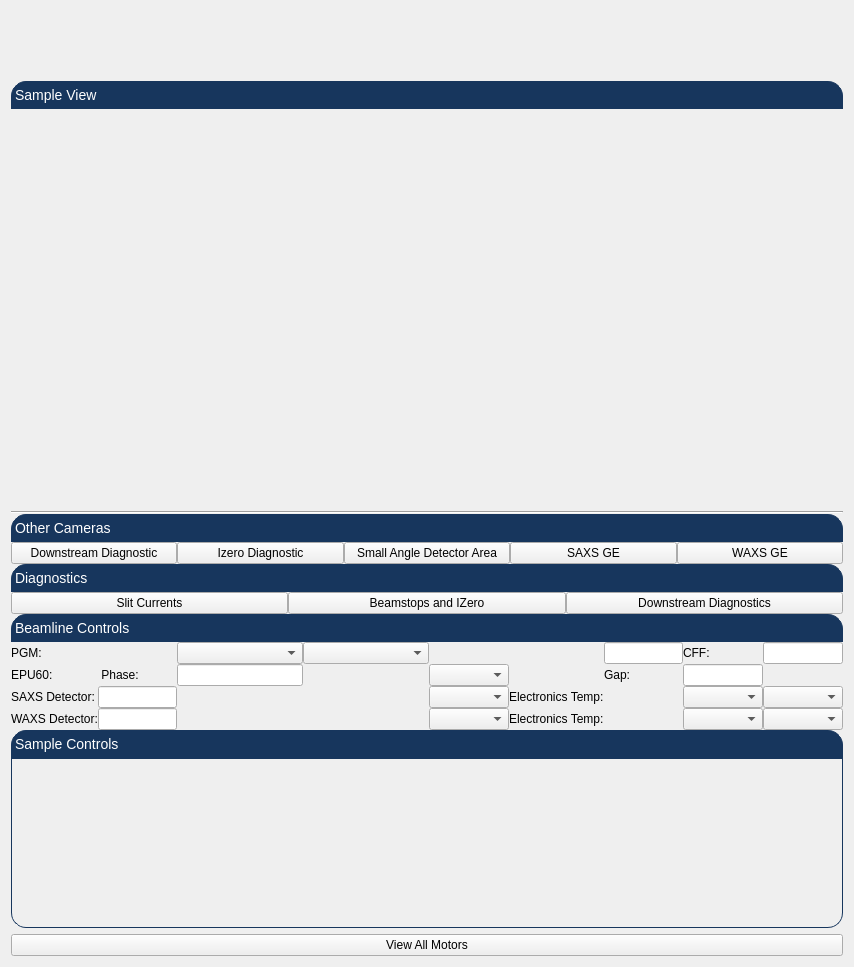
<?xml version="1.0" encoding="UTF-8"?>
<ui version="4.0">
 <class>Form</class>
 <widget class="QWidget" name="Form">
  <property name="geometry">
   <rect>
    <x>0</x>
    <y>0</y>
    <width>854</width>
    <height>967</height>
   </rect>
  </property>
  <property name="sizePolicy">
   <sizepolicy hsizetype="Preferred" vsizetype="Preferred">
    <horstretch>0</horstretch>
    <verstretch>0</verstretch>
   </sizepolicy>
  </property>
  <property name="minimumSize">
   <size>
    <width>854</width>
    <height>967</height>
   </size>
  </property>
  <property name="acceptDrops">
   <bool>false</bool>
  </property>
  <property name="windowTitle">
   <string>RSoXS Main</string>
  </property>
  <layout class="QVBoxLayout" name="verticalLayout_2">
   <item>
    <layout class="QVBoxLayout" name="verticalLayout">
     <property name="spacing">
      <number>0</number>
     </property>
     <item>
      <widget class="PyDMEmbeddedDisplay" name="PyDMEmbeddedDisplay_3">
       <property name="sizePolicy">
        <sizepolicy hsizetype="Preferred" vsizetype="MinimumExpanding">
         <horstretch>0</horstretch>
         <verstretch>0</verstretch>
        </sizepolicy>
       </property>
       <property name="maximumSize">
        <size>
         <width>16777215</width>
         <height>70</height>
        </size>
       </property>
       <property name="toolTip">
        <string/>
       </property>
       <property name="macros" stdset="0">
        <string/>
       </property>
       <property name="filename" stdset="0">
        <string>RSoXSVacuumMINI.ui</string>
       </property>
      </widget>
     </item>
     <item>
      <widget class="QLabel" name="label_2">
       <property name="styleSheet">
        <string notr="true">QLabel {
        qproperty-alignment: AlignCenter;
	border: 1px solid #FF17365D;
	border-top-left-radius: 15px;
	border-top-right-radius: 15px;
	background-color: #FF17365D;
	padding: 5px 0px;
	color: rgb(255, 255, 255);
	max-height: 25px;
        font-size: 14px;
}
</string>
       </property>
       <property name="text">
        <string>Sample View</string>
       </property>
      </widget>
     </item>
     <item>
      <widget class="PyDMEmbeddedDisplay" name="PyDMEmbeddedDisplay">
       <property name="sizePolicy">
        <sizepolicy hsizetype="Preferred" vsizetype="MinimumExpanding">
         <horstretch>0</horstretch>
         <verstretch>0</verstretch>
        </sizepolicy>
       </property>
       <property name="toolTip">
        <string/>
       </property>
       <property name="macros" stdset="0">
        <string>{&quot;CAM&quot;:&quot;XF:07ID1-ES:1{Scr:2}&quot;}</string>
       </property>
       <property name="filename" stdset="0">
        <string>camera.ui</string>
       </property>
      </widget>
     </item>
     <item>
      <widget class="Line" name="line">
       <property name="orientation">
        <enum>Qt::Horizontal</enum>
       </property>
      </widget>
     </item>
     <item>
      <widget class="QLabel" name="label_3">
       <property name="maximumSize">
        <size>
         <width>16777215</width>
         <height>37</height>
        </size>
       </property>
       <property name="palette">
        <palette>
         <active>
          <colorrole role="WindowText">
           <brush brushstyle="SolidPattern">
            <color alpha="255">
             <red>255</red>
             <green>255</green>
             <blue>255</blue>
            </color>
           </brush>
          </colorrole>
          <colorrole role="Button">
           <brush brushstyle="SolidPattern">
            <color alpha="255">
             <red>23</red>
             <green>54</green>
             <blue>93</blue>
            </color>
           </brush>
          </colorrole>
          <colorrole role="Text">
           <brush brushstyle="SolidPattern">
            <color alpha="255">
             <red>255</red>
             <green>255</green>
             <blue>255</blue>
            </color>
           </brush>
          </colorrole>
          <colorrole role="ButtonText">
           <brush brushstyle="SolidPattern">
            <color alpha="255">
             <red>255</red>
             <green>255</green>
             <blue>255</blue>
            </color>
           </brush>
          </colorrole>
          <colorrole role="Base">
           <brush brushstyle="SolidPattern">
            <color alpha="255">
             <red>23</red>
             <green>54</green>
             <blue>93</blue>
            </color>
           </brush>
          </colorrole>
          <colorrole role="Window">
           <brush brushstyle="SolidPattern">
            <color alpha="255">
             <red>23</red>
             <green>54</green>
             <blue>93</blue>
            </color>
           </brush>
          </colorrole>
         </active>
         <inactive>
          <colorrole role="WindowText">
           <brush brushstyle="SolidPattern">
            <color alpha="255">
             <red>255</red>
             <green>255</green>
             <blue>255</blue>
            </color>
           </brush>
          </colorrole>
          <colorrole role="Button">
           <brush brushstyle="SolidPattern">
            <color alpha="255">
             <red>23</red>
             <green>54</green>
             <blue>93</blue>
            </color>
           </brush>
          </colorrole>
          <colorrole role="Text">
           <brush brushstyle="SolidPattern">
            <color alpha="255">
             <red>255</red>
             <green>255</green>
             <blue>255</blue>
            </color>
           </brush>
          </colorrole>
          <colorrole role="ButtonText">
           <brush brushstyle="SolidPattern">
            <color alpha="255">
             <red>255</red>
             <green>255</green>
             <blue>255</blue>
            </color>
           </brush>
          </colorrole>
          <colorrole role="Base">
           <brush brushstyle="SolidPattern">
            <color alpha="255">
             <red>23</red>
             <green>54</green>
             <blue>93</blue>
            </color>
           </brush>
          </colorrole>
          <colorrole role="Window">
           <brush brushstyle="SolidPattern">
            <color alpha="255">
             <red>23</red>
             <green>54</green>
             <blue>93</blue>
            </color>
           </brush>
          </colorrole>
         </inactive>
         <disabled>
          <colorrole role="WindowText">
           <brush brushstyle="SolidPattern">
            <color alpha="255">
             <red>255</red>
             <green>255</green>
             <blue>255</blue>
            </color>
           </brush>
          </colorrole>
          <colorrole role="Button">
           <brush brushstyle="SolidPattern">
            <color alpha="255">
             <red>23</red>
             <green>54</green>
             <blue>93</blue>
            </color>
           </brush>
          </colorrole>
          <colorrole role="Text">
           <brush brushstyle="SolidPattern">
            <color alpha="255">
             <red>255</red>
             <green>255</green>
             <blue>255</blue>
            </color>
           </brush>
          </colorrole>
          <colorrole role="ButtonText">
           <brush brushstyle="SolidPattern">
            <color alpha="255">
             <red>255</red>
             <green>255</green>
             <blue>255</blue>
            </color>
           </brush>
          </colorrole>
          <colorrole role="Base">
           <brush brushstyle="SolidPattern">
            <color alpha="255">
             <red>23</red>
             <green>54</green>
             <blue>93</blue>
            </color>
           </brush>
          </colorrole>
          <colorrole role="Window">
           <brush brushstyle="SolidPattern">
            <color alpha="255">
             <red>23</red>
             <green>54</green>
             <blue>93</blue>
            </color>
           </brush>
          </colorrole>
         </disabled>
        </palette>
       </property>
       <property name="font">
        <font>
         <pointsize>-1</pointsize>
        </font>
       </property>
       <property name="styleSheet">
        <string notr="true">QLabel {
        qproperty-alignment: AlignCenter;
	border: 1px solid #FF17365D;
	border-top-left-radius: 15px;
	border-top-right-radius: 15px;
	background-color: #FF17365D;
	padding: 5px 0px;
	color: rgb(255, 255, 255);
	max-height: 25px;
        font-size: 14px;
}
</string>
       </property>
       <property name="text">
        <string>Other Cameras</string>
       </property>
      </widget>
     </item>
     <item>
      <layout class="QVBoxLayout" name="verticalLayout_5">
       <property name="spacing">
        <number>0</number>
       </property>
       <item>
        <layout class="QHBoxLayout" name="horizontalLayout">
         <item>
          <widget class="PyDMRelatedDisplayButton" name="PyDMRelatedDisplayButton_4">
           <property name="toolTip">
            <string/>
           </property>
           <property name="text">
            <string>Downstream Diagnostic</string>
           </property>
           <property name="showIcon" stdset="0">
            <bool>false</bool>
           </property>
           <property name="displayFilename" stdset="0">
            <string>camera.ui</string>
           </property>
           <property name="macros" stdset="0">
            <string>{&quot;CAM&quot;:&quot;XF:07ID-BI{BPM:13}&quot;}</string>
           </property>
           <property name="openInNewWindow" stdset="0">
            <bool>true</bool>
           </property>
          </widget>
         </item>
         <item>
          <widget class="PyDMRelatedDisplayButton" name="PyDMRelatedDisplayButton_2">
           <property name="toolTip">
            <string/>
           </property>
           <property name="text">
            <string>Izero Diagnostic</string>
           </property>
           <property name="showIcon" stdset="0">
            <bool>false</bool>
           </property>
           <property name="displayFilename" stdset="0">
            <string>camera.ui</string>
           </property>
           <property name="macros" stdset="0">
            <string>{&quot;CAM&quot;:&quot;XF:07ID1-ES:1{Scr:1}&quot;}</string>
           </property>
           <property name="openInNewWindow" stdset="0">
            <bool>true</bool>
           </property>
          </widget>
         </item>
         <item>
          <widget class="PyDMRelatedDisplayButton" name="PyDMRelatedDisplayButton_3">
           <property name="toolTip">
            <string/>
           </property>
           <property name="text">
            <string>Small Angle Detector Area</string>
           </property>
           <property name="showIcon" stdset="0">
            <bool>false</bool>
           </property>
           <property name="displayFilename" stdset="0">
            <string>camera.ui</string>
           </property>
           <property name="macros" stdset="0">
            <string>{&quot;CAM&quot;:&quot;XF:07ID1-ES:1{Scr:3}&quot;}</string>
           </property>
           <property name="openInNewWindow" stdset="0">
            <bool>true</bool>
           </property>
          </widget>
         </item>
         <item>
          <widget class="PyDMRelatedDisplayButton" name="PyDMRelatedDisplayButton_8">
           <property name="toolTip">
            <string/>
           </property>
           <property name="text">
            <string>SAXS GE</string>
           </property>
           <property name="showIcon" stdset="0">
            <bool>false</bool>
           </property>
           <property name="displayFilename" stdset="0">
            <string>cameraGE.ui</string>
           </property>
           <property name="macros" stdset="0">
            <string>{&quot;CAM&quot;:&quot;XF:07ID1-ES:1{GE:1}&quot;}</string>
           </property>
           <property name="openInNewWindow" stdset="0">
            <bool>true</bool>
           </property>
          </widget>
         </item>
         <item>
          <widget class="PyDMRelatedDisplayButton" name="PyDMRelatedDisplayButton_9">
           <property name="toolTip">
            <string/>
           </property>
           <property name="text">
            <string>WAXS GE</string>
           </property>
           <property name="showIcon" stdset="0">
            <bool>false</bool>
           </property>
           <property name="displayFilename" stdset="0">
            <string>cameraGE.ui</string>
           </property>
           <property name="macros" stdset="0">
            <string>{&quot;CAM&quot;:&quot;XF:07ID1-ES:1{GE:2}&quot;}</string>
           </property>
           <property name="openInNewWindow" stdset="0">
            <bool>true</bool>
           </property>
          </widget>
         </item>
        </layout>
       </item>
       <item>
        <widget class="QLabel" name="label_8">
         <property name="maximumSize">
          <size>
           <width>16777215</width>
           <height>37</height>
          </size>
         </property>
         <property name="palette">
          <palette>
           <active>
            <colorrole role="WindowText">
             <brush brushstyle="SolidPattern">
              <color alpha="255">
               <red>255</red>
               <green>255</green>
               <blue>255</blue>
              </color>
             </brush>
            </colorrole>
            <colorrole role="Button">
             <brush brushstyle="SolidPattern">
              <color alpha="255">
               <red>23</red>
               <green>54</green>
               <blue>93</blue>
              </color>
             </brush>
            </colorrole>
            <colorrole role="Text">
             <brush brushstyle="SolidPattern">
              <color alpha="255">
               <red>255</red>
               <green>255</green>
               <blue>255</blue>
              </color>
             </brush>
            </colorrole>
            <colorrole role="ButtonText">
             <brush brushstyle="SolidPattern">
              <color alpha="255">
               <red>255</red>
               <green>255</green>
               <blue>255</blue>
              </color>
             </brush>
            </colorrole>
            <colorrole role="Base">
             <brush brushstyle="SolidPattern">
              <color alpha="255">
               <red>23</red>
               <green>54</green>
               <blue>93</blue>
              </color>
             </brush>
            </colorrole>
            <colorrole role="Window">
             <brush brushstyle="SolidPattern">
              <color alpha="255">
               <red>23</red>
               <green>54</green>
               <blue>93</blue>
              </color>
             </brush>
            </colorrole>
           </active>
           <inactive>
            <colorrole role="WindowText">
             <brush brushstyle="SolidPattern">
              <color alpha="255">
               <red>255</red>
               <green>255</green>
               <blue>255</blue>
              </color>
             </brush>
            </colorrole>
            <colorrole role="Button">
             <brush brushstyle="SolidPattern">
              <color alpha="255">
               <red>23</red>
               <green>54</green>
               <blue>93</blue>
              </color>
             </brush>
            </colorrole>
            <colorrole role="Text">
             <brush brushstyle="SolidPattern">
              <color alpha="255">
               <red>255</red>
               <green>255</green>
               <blue>255</blue>
              </color>
             </brush>
            </colorrole>
            <colorrole role="ButtonText">
             <brush brushstyle="SolidPattern">
              <color alpha="255">
               <red>255</red>
               <green>255</green>
               <blue>255</blue>
              </color>
             </brush>
            </colorrole>
            <colorrole role="Base">
             <brush brushstyle="SolidPattern">
              <color alpha="255">
               <red>23</red>
               <green>54</green>
               <blue>93</blue>
              </color>
             </brush>
            </colorrole>
            <colorrole role="Window">
             <brush brushstyle="SolidPattern">
              <color alpha="255">
               <red>23</red>
               <green>54</green>
               <blue>93</blue>
              </color>
             </brush>
            </colorrole>
           </inactive>
           <disabled>
            <colorrole role="WindowText">
             <brush brushstyle="SolidPattern">
              <color alpha="255">
               <red>255</red>
               <green>255</green>
               <blue>255</blue>
              </color>
             </brush>
            </colorrole>
            <colorrole role="Button">
             <brush brushstyle="SolidPattern">
              <color alpha="255">
               <red>23</red>
               <green>54</green>
               <blue>93</blue>
              </color>
             </brush>
            </colorrole>
            <colorrole role="Text">
             <brush brushstyle="SolidPattern">
              <color alpha="255">
               <red>255</red>
               <green>255</green>
               <blue>255</blue>
              </color>
             </brush>
            </colorrole>
            <colorrole role="ButtonText">
             <brush brushstyle="SolidPattern">
              <color alpha="255">
               <red>255</red>
               <green>255</green>
               <blue>255</blue>
              </color>
             </brush>
            </colorrole>
            <colorrole role="Base">
             <brush brushstyle="SolidPattern">
              <color alpha="255">
               <red>23</red>
               <green>54</green>
               <blue>93</blue>
              </color>
             </brush>
            </colorrole>
            <colorrole role="Window">
             <brush brushstyle="SolidPattern">
              <color alpha="255">
               <red>23</red>
               <green>54</green>
               <blue>93</blue>
              </color>
             </brush>
            </colorrole>
           </disabled>
          </palette>
         </property>
         <property name="font">
          <font>
           <pointsize>-1</pointsize>
          </font>
         </property>
         <property name="styleSheet">
          <string notr="true">QLabel {
        qproperty-alignment: AlignCenter;
	border: 1px solid #FF17365D;
	border-top-left-radius: 15px;
	border-top-right-radius: 15px;
	background-color: #FF17365D;
	padding: 5px 0px;
	color: rgb(255, 255, 255);
	max-height: 25px;
        font-size: 14px;
}
</string>
         </property>
         <property name="text">
          <string>Diagnostics</string>
         </property>
        </widget>
       </item>
       <item>
        <layout class="QHBoxLayout" name="horizontalLayout_4">
         <item>
          <widget class="PyDMRelatedDisplayButton" name="PyDMRelatedDisplayButton_5">
           <property name="toolTip">
            <string/>
           </property>
           <property name="text">
            <string>Slit Currents</string>
           </property>
           <property name="rules" stdset="0">
            <string>[]</string>
           </property>
           <property name="showIcon" stdset="0">
            <bool>false</bool>
           </property>
           <property name="displayFilename" stdset="0">
            <string>i400.py</string>
           </property>
           <property name="macros" stdset="0">
            <string>{&quot;I400&quot; : &quot;XF:07ID-ES1{Slt1:I400-1}&quot; , &quot;Title&quot;: &quot;RSoXS Slit Currents&quot; , &quot;Ch1&quot; : &quot;Outboard&quot;, &quot;Ch2&quot; : &quot;Bottom&quot;, &quot;Ch3&quot; : &quot;Top&quot;, &quot;Ch4&quot; : &quot;Inboard&quot;}</string>
           </property>
           <property name="openInNewWindow" stdset="0">
            <bool>true</bool>
           </property>
          </widget>
         </item>
         <item>
          <widget class="PyDMRelatedDisplayButton" name="PyDMRelatedDisplayButton_6">
           <property name="toolTip">
            <string/>
           </property>
           <property name="text">
            <string>Beamstops and IZero</string>
           </property>
           <property name="showIcon" stdset="0">
            <bool>false</bool>
           </property>
           <property name="displayFilename" stdset="0">
            <string>i400.py</string>
           </property>
           <property name="macros" stdset="0">
            <string>{&quot;I400&quot;:&quot;XF:07ID-ES1{DMR:I400-1}&quot; , &quot;Title&quot; : &quot;RSoXS Diagnostics&quot; , &quot;Ch1&quot; : &quot;Beamstop 1 (w)&quot; , &quot;Ch2&quot; : &quot;Beamstop 2 (s)&quot;, &quot;Ch3&quot; : &quot;IZero Mesh&quot;, &quot;Ch4&quot; : &quot;Izero Diode&quot;}</string>
           </property>
           <property name="openInNewWindow" stdset="0">
            <bool>true</bool>
           </property>
          </widget>
         </item>
         <item>
          <widget class="PyDMRelatedDisplayButton" name="PyDMRelatedDisplayButton_7">
           <property name="toolTip">
            <string/>
           </property>
           <property name="text">
            <string>Downstream Diagnostics</string>
           </property>
           <property name="rules" stdset="0">
            <string>[]</string>
           </property>
           <property name="showIcon" stdset="0">
            <bool>false</bool>
           </property>
           <property name="displayFilename" stdset="0">
            <string>camera.ui</string>
           </property>
           <property name="macros" stdset="0">
            <string>{&quot;CAM&quot;:&quot;XF:07ID-BI{BPM:13}&quot;}</string>
           </property>
           <property name="openInNewWindow" stdset="0">
            <bool>true</bool>
           </property>
          </widget>
         </item>
        </layout>
       </item>
       <item>
        <widget class="QLabel" name="label_4">
         <property name="styleSheet">
          <string notr="true">QLabel {
        qproperty-alignment: AlignCenter;
	border: 1px solid #FF17365D;
	border-top-left-radius: 15px;
	border-top-right-radius: 15px;
	background-color: #FF17365D;
	padding: 5px 0px;
	color: rgb(255, 255, 255);
	max-height: 25px;
        font-size: 14px;
}
</string>
         </property>
         <property name="text">
          <string>Beamline Controls</string>
         </property>
        </widget>
       </item>
       <item>
        <layout class="QHBoxLayout" name="horizontalLayout_2"/>
       </item>
       <item>
        <layout class="QGridLayout" name="gridLayout_2">
         <item row="2" column="2">
          <widget class="PyDMLineEdit" name="PyDMLineEdit_5">
           <property name="toolTip">
            <string/>
           </property>
           <property name="showUnits" stdset="0">
            <bool>false</bool>
           </property>
           <property name="channel" stdset="0">
            <string>ca://XF:07ID1-ES:1{GE:1}cam1:Temperature</string>
           </property>
           <property name="displayFormat" stdset="0">
            <enum>PyDMLineEdit::Decimal</enum>
           </property>
          </widget>
         </item>
         <item row="2" column="8">
          <widget class="PyDMEnumComboBox" name="PyDMEnumComboBox_6">
           <property name="minimumSize">
            <size>
             <width>80</width>
             <height>0</height>
            </size>
           </property>
           <property name="toolTip">
            <string/>
           </property>
           <property name="channel" stdset="0">
            <string>ca://XF:07ID1-ES:1{GE:1}cam1:GreatEyesAdcSpeed</string>
           </property>
          </widget>
         </item>
         <item row="2" column="4">
          <widget class="PyDMLabel" name="PyDMLabel_9">
           <property name="toolTip">
            <string/>
           </property>
           <property name="alarmSensitiveContent" stdset="0">
            <bool>false</bool>
           </property>
           <property name="showUnits" stdset="0">
            <bool>true</bool>
           </property>
           <property name="channel" stdset="0">
            <string>ca://XF:07ID1-ES:1{GE:1}cam1:TemperatureActual</string>
           </property>
          </widget>
         </item>
         <item row="0" column="0">
          <widget class="QLabel" name="label_13">
           <property name="text">
            <string>PGM:</string>
           </property>
          </widget>
         </item>
         <item row="0" column="7">
          <widget class="PyDMLineEdit" name="PyDMLineEdit">
           <property name="toolTip">
            <string/>
           </property>
           <property name="showUnits" stdset="0">
            <bool>true</bool>
           </property>
           <property name="channel" stdset="0">
            <string>ca://XF:07ID1-OP{Mono:PGM1-Ax::ENERGY_SP</string>
           </property>
          </widget>
         </item>
         <item row="2" column="3">
          <widget class="PyDMLabel" name="PyDMLabel_7">
           <property name="toolTip">
            <string/>
           </property>
           <property name="alarmSensitiveContent" stdset="0">
            <bool>false</bool>
           </property>
           <property name="channel" stdset="0">
            <string>ca://XF:07ID1-ES:1{GE:1}cam1:Temperature_RBV</string>
           </property>
          </widget>
         </item>
         <item row="3" column="0">
          <widget class="QLabel" name="label_10">
           <property name="text">
            <string>WAXS Detector:</string>
           </property>
          </widget>
         </item>
         <item row="0" column="11">
          <widget class="PyDMLineEdit" name="PyDMLineEdit_2">
           <property name="toolTip">
            <string/>
           </property>
           <property name="text">
            <string/>
           </property>
           <property name="showUnits" stdset="0">
            <bool>true</bool>
           </property>
           <property name="channel" stdset="0">
            <string>ca://XF:07ID1-OP{Mono:PGM1-Ax::CFF_SP</string>
           </property>
          </widget>
         </item>
         <item row="0" column="8">
          <widget class="QLabel" name="label_5">
           <property name="text">
            <string>CFF:</string>
           </property>
          </widget>
         </item>
         <item row="3" column="2">
          <widget class="PyDMLineEdit" name="PyDMLineEdit_6">
           <property name="toolTip">
            <string/>
           </property>
           <property name="channel" stdset="0">
            <string>ca://XF:07ID1-ES:1{GE:2}cam1:Temperature</string>
           </property>
           <property name="displayFormat" stdset="0">
            <enum>PyDMLineEdit::Decimal</enum>
           </property>
          </widget>
         </item>
         <item row="1" column="11">
          <widget class="PyDMLabel" name="PyDMLabel_5">
           <property name="toolTip">
            <string/>
           </property>
           <property name="channel" stdset="0">
            <string>ca://SR:C07-ID:G1A{SST1:1-Ax:Gap}-Mtr.RBV</string>
           </property>
          </widget>
         </item>
         <item row="1" column="7">
          <widget class="QLabel" name="label_7">
           <property name="text">
            <string>Gap:</string>
           </property>
          </widget>
         </item>
         <item row="1" column="8">
          <widget class="PyDMLineEdit" name="PyDMLineEdit_4">
           <property name="toolTip">
            <string/>
           </property>
           <property name="channel" stdset="0">
            <string>ca://SR:C07-ID:G1A{SST1:1-Ax:Gap}-Mtr-SP</string>
           </property>
          </widget>
         </item>
         <item row="2" column="6">
          <widget class="QLabel" name="label_11">
           <property name="text">
            <string>Electronics Temp:</string>
           </property>
          </widget>
         </item>
         <item row="1" column="5">
          <widget class="PyDMEnumComboBox" name="PyDMEnumComboBox_3">
           <property name="toolTip">
            <string/>
           </property>
           <property name="channel" stdset="0">
            <string>ca://SR:C07-ID:G1A{SST1:1-Ax:Phase}Phs:Mode-SP</string>
           </property>
          </widget>
         </item>
         <item row="3" column="5">
          <widget class="PyDMEnumComboBox" name="PyDMEnumComboBox_5">
           <property name="minimumSize">
            <size>
             <width>80</width>
             <height>0</height>
            </size>
           </property>
           <property name="toolTip">
            <string/>
           </property>
           <property name="channel" stdset="0">
            <string>ca://XF:07ID1-ES:1{GE:2}cam1:GreatEyesEnableCooling</string>
           </property>
          </widget>
         </item>
         <item row="3" column="4">
          <widget class="PyDMLabel" name="PyDMLabel_10">
           <property name="toolTip">
            <string/>
           </property>
           <property name="alarmSensitiveContent" stdset="0">
            <bool>false</bool>
           </property>
           <property name="showUnits" stdset="0">
            <bool>true</bool>
           </property>
           <property name="channel" stdset="0">
            <string>ca://XF:07ID1-ES:1{GE:2}cam1:TemperatureActual</string>
           </property>
          </widget>
         </item>
         <item row="3" column="6">
          <widget class="QLabel" name="label_12">
           <property name="text">
            <string>Electronics Temp:</string>
           </property>
          </widget>
         </item>
         <item row="2" column="11">
          <widget class="PyDMEnumComboBox" name="PyDMEnumComboBox_7">
           <property name="minimumSize">
            <size>
             <width>80</width>
             <height>0</height>
            </size>
           </property>
           <property name="toolTip">
            <string/>
           </property>
           <property name="channel" stdset="0">
            <string>ca://XF:07ID1-ES:1{GE:1}cam1:GreatEyesReadoutDir</string>
           </property>
          </widget>
         </item>
         <item row="3" column="3">
          <widget class="PyDMLabel" name="PyDMLabel_8">
           <property name="toolTip">
            <string/>
           </property>
           <property name="alarmSensitiveContent" stdset="0">
            <bool>false</bool>
           </property>
           <property name="channel" stdset="0">
            <string>ca://XF:07ID1-ES:1{GE:2}cam1:Temperature_RBV</string>
           </property>
          </widget>
         </item>
         <item row="3" column="8">
          <widget class="PyDMEnumComboBox" name="PyDMEnumComboBox_8">
           <property name="minimumSize">
            <size>
             <width>80</width>
             <height>0</height>
            </size>
           </property>
           <property name="toolTip">
            <string/>
           </property>
           <property name="channel" stdset="0">
            <string>ca://XF:07ID1-ES:1{GE:2}cam1:GreatEyesAdcSpeed</string>
           </property>
          </widget>
         </item>
         <item row="3" column="7">
          <widget class="PyDMLabel" name="PyDMLabel_12">
           <property name="toolTip">
            <string/>
           </property>
           <property name="alarmSensitiveContent" stdset="0">
            <bool>false</bool>
           </property>
           <property name="showUnits" stdset="0">
            <bool>true</bool>
           </property>
           <property name="channel" stdset="0">
            <string>ca://XF:07ID1-ES:1{GE:2}cam1:GreatEyesHotSideTemp</string>
           </property>
          </widget>
         </item>
         <item row="3" column="11">
          <widget class="PyDMEnumComboBox" name="PyDMEnumComboBox_9">
           <property name="minimumSize">
            <size>
             <width>80</width>
             <height>0</height>
            </size>
           </property>
           <property name="toolTip">
            <string/>
           </property>
           <property name="channel" stdset="0">
            <string>ca://XF:07ID1-ES:1{GE:2}cam1:GreatEyesReadoutDir</string>
           </property>
          </widget>
         </item>
         <item row="1" column="0">
          <widget class="QLabel" name="label_6">
           <property name="text">
            <string>EPU60:</string>
           </property>
          </widget>
         </item>
         <item row="2" column="5">
          <widget class="PyDMEnumComboBox" name="PyDMEnumComboBox_4">
           <property name="minimumSize">
            <size>
             <width>80</width>
             <height>0</height>
            </size>
           </property>
           <property name="toolTip">
            <string/>
           </property>
           <property name="channel" stdset="0">
            <string>ca://XF:07ID1-ES:1{GE:1}cam1:GreatEyesEnableCooling</string>
           </property>
          </widget>
         </item>
         <item row="1" column="6">
          <widget class="PyDMLabel" name="PyDMLabel_6">
           <property name="toolTip">
            <string/>
           </property>
           <property name="channel" stdset="0">
            <string>ca://SR:C07-ID:G1A{SST1:1-Ax:Phase}Phs:Mode-RB</string>
           </property>
          </widget>
         </item>
         <item row="2" column="0">
          <widget class="QLabel" name="label_9">
           <property name="text">
            <string>SAXS Detector:</string>
           </property>
          </widget>
         </item>
         <item row="2" column="7">
          <widget class="PyDMLabel" name="PyDMLabel_11">
           <property name="toolTip">
            <string/>
           </property>
           <property name="alarmSensitiveContent" stdset="0">
            <bool>false</bool>
           </property>
           <property name="showUnits" stdset="0">
            <bool>true</bool>
           </property>
           <property name="channel" stdset="0">
            <string>ca://XF:07ID1-ES:1{GE:1}cam1:GreatEyesHotSideTemp</string>
           </property>
          </widget>
         </item>
         <item row="0" column="6">
          <widget class="PyDMLabel" name="PyDMLabel">
           <property name="toolTip">
            <string/>
           </property>
           <property name="showUnits" stdset="0">
            <bool>true</bool>
           </property>
           <property name="channel" stdset="0">
            <string>ca://XF:07ID1-OP{Mono:PGM1-Ax::ENERGY_MON</string>
           </property>
          </widget>
         </item>
         <item row="0" column="5">
          <widget class="PyDMLabel" name="PyDMLabel_3">
           <property name="toolTip">
            <string/>
           </property>
           <property name="showUnits" stdset="0">
            <bool>true</bool>
           </property>
           <property name="channel" stdset="0">
            <string>ca://XF:07ID1-OP{Mono:PGM1-Ax::VLS_B2.A</string>
           </property>
          </widget>
         </item>
         <item row="0" column="4">
          <widget class="PyDMEnumComboBox" name="PyDMEnumComboBox_2">
           <property name="toolTip">
            <string/>
           </property>
           <property name="sizeAdjustPolicy">
            <enum>QComboBox::AdjustToContents</enum>
           </property>
           <property name="minimumContentsLength">
            <number>12</number>
           </property>
           <property name="alarmSensitiveContent" stdset="0">
            <bool>true</bool>
           </property>
           <property name="showUnits" stdset="0">
            <bool>true</bool>
           </property>
           <property name="channel" stdset="0">
            <string>ca://XF:07ID1-OP{Mono:PGM1-Ax:MirX}Mtr_TYPE_MON</string>
           </property>
          </widget>
         </item>
         <item row="0" column="3">
          <widget class="PyDMEnumComboBox" name="PyDMEnumComboBox">
           <property name="toolTip">
            <string/>
           </property>
           <property name="sizeAdjustPolicy">
            <enum>QComboBox::AdjustToContents</enum>
           </property>
           <property name="minimumContentsLength">
            <number>12</number>
           </property>
           <property name="showUnits" stdset="0">
            <bool>true</bool>
           </property>
           <property name="channel" stdset="0">
            <string>ca://XF:07ID1-OP{Mono:PGM1-Ax:GrtX}Mtr_TYPE_MON</string>
           </property>
          </widget>
         </item>
         <item row="0" column="2">
          <widget class="PyDMLabel" name="PyDMLabel_2">
           <property name="minimumSize">
            <size>
             <width>50</width>
             <height>0</height>
            </size>
           </property>
           <property name="toolTip">
            <string/>
           </property>
           <property name="channel" stdset="0">
            <string>ca://XF:07ID1-OP{Mono:PGM1-Ax::ERDY_STS</string>
           </property>
          </widget>
         </item>
         <item row="1" column="4">
          <widget class="PyDMLabel" name="PyDMLabel_4">
           <property name="toolTip">
            <string/>
           </property>
           <property name="channel" stdset="0">
            <string>ca://SR:C07-ID:G1A{SST1:1-Ax:Phase}-Mtr.RBV</string>
           </property>
          </widget>
         </item>
         <item row="1" column="3">
          <widget class="PyDMLineEdit" name="PyDMLineEdit_3">
           <property name="toolTip">
            <string/>
           </property>
           <property name="channel" stdset="0">
            <string>ca://SR:C07-ID:G1A{SST1:1-Ax:Phase}-Mtr-SP</string>
           </property>
          </widget>
         </item>
         <item row="1" column="2">
          <widget class="QLabel" name="label_14">
           <property name="text">
            <string> Phase:</string>
           </property>
          </widget>
         </item>
        </layout>
       </item>
       <item>
        <widget class="QLabel" name="label">
         <property name="styleSheet">
          <string notr="true">QLabel {
        qproperty-alignment: AlignCenter;
	border: 1px solid #FF17365D;
	border-top-left-radius: 15px;
	border-top-right-radius: 15px;
	background-color: #FF17365D;
	padding: 5px 0px;
	color: rgb(255, 255, 255);
	max-height: 25px;
        font-size: 14px;
}
</string>
         </property>
         <property name="text">
          <string>Sample Controls</string>
         </property>
        </widget>
       </item>
       <item>
        <widget class="QFrame" name="frame">
         <property name="styleSheet">
          <string notr="true">QFrame#frame{
	border: 1px solid #FF17365D;
	border-bottom-left-radius: 15px;
	border-bottom-right-radius: 15px;
}</string>
         </property>
         <property name="frameShape">
          <enum>QFrame::StyledPanel</enum>
         </property>
         <property name="frameShadow">
          <enum>QFrame::Raised</enum>
         </property>
         <layout class="QVBoxLayout" name="verticalLayout_6">
          <property name="spacing">
           <number>0</number>
          </property>
          <property name="leftMargin">
           <number>0</number>
          </property>
          <property name="topMargin">
           <number>0</number>
          </property>
          <property name="rightMargin">
           <number>0</number>
          </property>
          <property name="bottomMargin">
           <number>0</number>
          </property>
          <item>
           <widget class="PyDMEmbeddedDisplay" name="Xdisp">
            <property name="sizePolicy">
             <sizepolicy hsizetype="Expanding" vsizetype="Fixed">
              <horstretch>0</horstretch>
              <verstretch>0</verstretch>
             </sizepolicy>
            </property>
            <property name="minimumSize">
             <size>
              <width>700</width>
              <height>42</height>
             </size>
            </property>
            <property name="maximumSize">
             <size>
              <width>16777215</width>
              <height>42</height>
             </size>
            </property>
            <property name="toolTip">
             <string/>
            </property>
            <property name="whatsThis">
             <string>
    A QFrame capable of rendering a PyDM Display

    Parameters
    ----------
    parent : QWidget
        The parent widget for the Label

    </string>
            </property>
            <property name="macros" stdset="0">
             <string>{&quot;MOTOR&quot;:&quot;XF:07ID2-ES1{Stg-Ax:X}Mtr&quot;}</string>
            </property>
            <property name="filename" stdset="0">
             <string>inline_motor.py</string>
            </property>
           </widget>
          </item>
          <item>
           <widget class="PyDMEmbeddedDisplay" name="Ydisp">
            <property name="sizePolicy">
             <sizepolicy hsizetype="Expanding" vsizetype="Fixed">
              <horstretch>0</horstretch>
              <verstretch>0</verstretch>
             </sizepolicy>
            </property>
            <property name="minimumSize">
             <size>
              <width>700</width>
              <height>42</height>
             </size>
            </property>
            <property name="maximumSize">
             <size>
              <width>16777215</width>
              <height>42</height>
             </size>
            </property>
            <property name="toolTip">
             <string/>
            </property>
            <property name="whatsThis">
             <string>
    A QFrame capable of rendering a PyDM Display

    Parameters
    ----------
    parent : QWidget
        The parent widget for the Label

    </string>
            </property>
            <property name="macros" stdset="0">
             <string>{&quot;MOTOR&quot;:&quot;XF:07ID2-ES1{Stg-Ax:Y}Mtr&quot;}</string>
            </property>
            <property name="filename" stdset="0">
             <string>inline_motor.py</string>
            </property>
           </widget>
          </item>
          <item>
           <widget class="PyDMEmbeddedDisplay" name="Zdisp">
            <property name="sizePolicy">
             <sizepolicy hsizetype="Preferred" vsizetype="Fixed">
              <horstretch>0</horstretch>
              <verstretch>0</verstretch>
             </sizepolicy>
            </property>
            <property name="minimumSize">
             <size>
              <width>700</width>
              <height>42</height>
             </size>
            </property>
            <property name="maximumSize">
             <size>
              <width>16777215</width>
              <height>42</height>
             </size>
            </property>
            <property name="toolTip">
             <string/>
            </property>
            <property name="whatsThis">
             <string>
    A QFrame capable of rendering a PyDM Display

    Parameters
    ----------
    parent : QWidget
        The parent widget for the Label

    </string>
            </property>
            <property name="macros" stdset="0">
             <string>{&quot;MOTOR&quot;:&quot;XF:07ID2-ES1{Stg-Ax:Z}Mtr&quot;}</string>
            </property>
            <property name="filename" stdset="0">
             <string>inline_motor.py</string>
            </property>
           </widget>
          </item>
          <item>
           <widget class="PyDMEmbeddedDisplay" name="PyDMEmbeddedDisplay_2">
            <property name="sizePolicy">
             <sizepolicy hsizetype="Preferred" vsizetype="Fixed">
              <horstretch>0</horstretch>
              <verstretch>0</verstretch>
             </sizepolicy>
            </property>
            <property name="minimumSize">
             <size>
              <width>700</width>
              <height>42</height>
             </size>
            </property>
            <property name="maximumSize">
             <size>
              <width>16777215</width>
              <height>42</height>
             </size>
            </property>
            <property name="toolTip">
             <string/>
            </property>
            <property name="macros" stdset="0">
             <string>{&quot;MOTOR&quot;:&quot;XF:07ID2-ES1{Stg-Ax:Yaw}Mtr&quot;}</string>
            </property>
            <property name="filename" stdset="0">
             <string>inline_motor.py</string>
            </property>
           </widget>
          </item>
         </layout>
        </widget>
       </item>
      </layout>
     </item>
    </layout>
   </item>
   <item>
    <widget class="PyDMRelatedDisplayButton" name="PyDMRelatedDisplayButton">
     <property name="enabled">
      <bool>true</bool>
     </property>
     <property name="toolTip">
      <string/>
     </property>
     <property name="whatsThis">
      <string>
    A QPushButton capable of opening a new Display at the same of at a
    new window.

    Parameters
    ----------
    init_channel : str, optional
        The channel to be used by the widget.

    filename : str, optional
        The file to be opened
    </string>
     </property>
     <property name="text">
      <string>View All Motors</string>
     </property>
     <property name="displayFilename" stdset="0">
      <string>all_motors.py</string>
     </property>
     <property name="openInNewWindow" stdset="0">
      <bool>true</bool>
     </property>
    </widget>
   </item>
  </layout>
 </widget>
 <customwidgets>
  <customwidget>
   <class>PyDMLabel</class>
   <extends>QLabel</extends>
   <header>pydm.widgets.label</header>
  </customwidget>
  <customwidget>
   <class>PyDMEmbeddedDisplay</class>
   <extends>QFrame</extends>
   <header>pydm.widgets.embedded_display</header>
  </customwidget>
  <customwidget>
   <class>PyDMEnumComboBox</class>
   <extends>QComboBox</extends>
   <header>pydm.widgets.enum_combo_box</header>
  </customwidget>
  <customwidget>
   <class>PyDMLineEdit</class>
   <extends>QLineEdit</extends>
   <header>pydm.widgets.line_edit</header>
  </customwidget>
  <customwidget>
   <class>PyDMRelatedDisplayButton</class>
   <extends>QPushButton</extends>
   <header>pydm.widgets.related_display_button</header>
  </customwidget>
 </customwidgets>
 <resources/>
 <connections/>
</ui>
